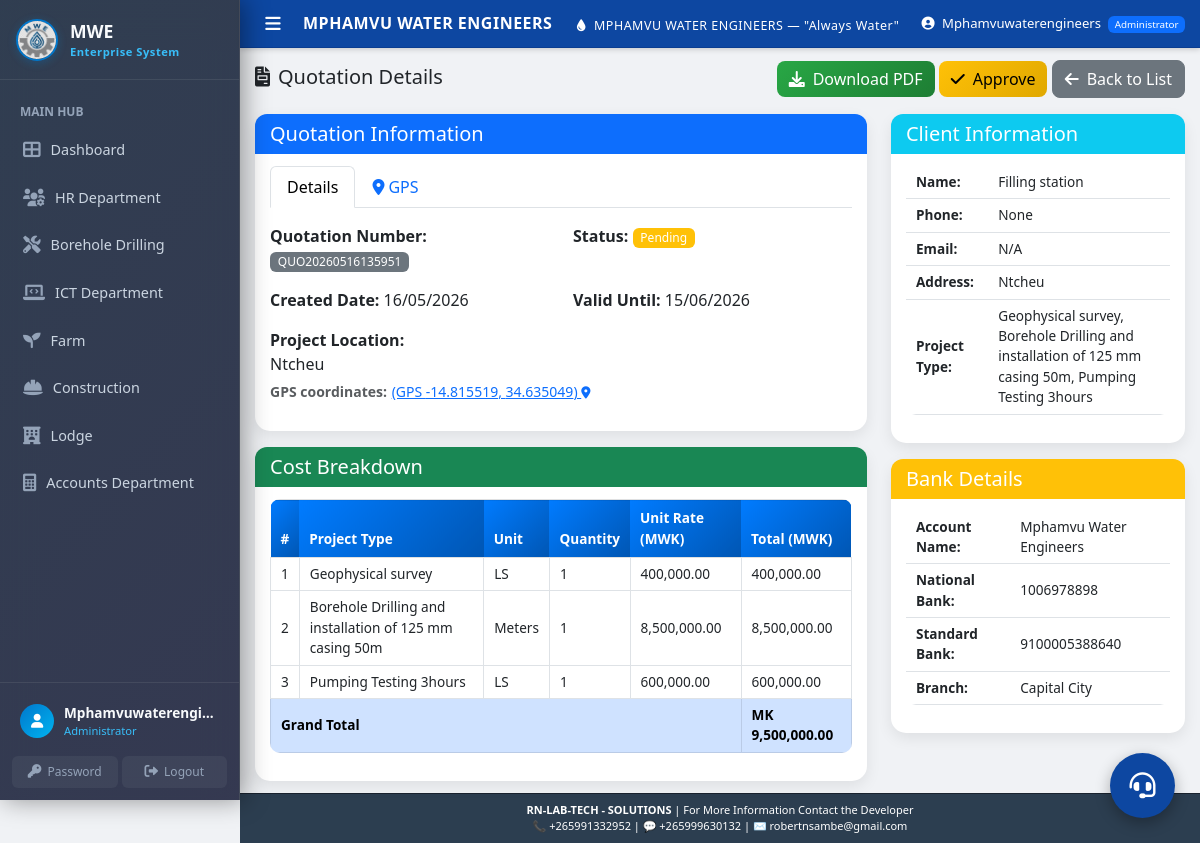
The page /quotations/view/22 (signed in) on the database as committed earlier.
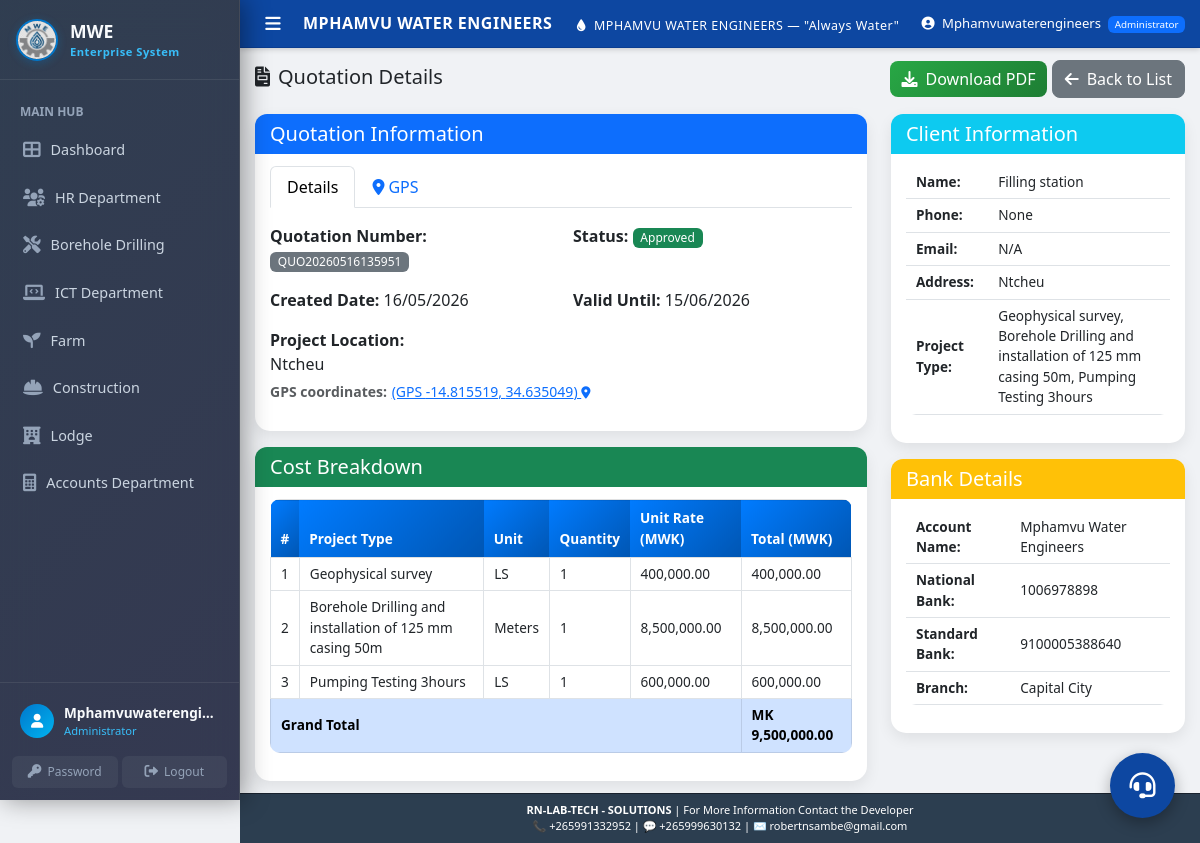
The same page on the database as committed later.
### models.py (models this page shows)
class Quotation(db.Model):
    __tablename__ = 'quotations'
    quotation_id = db.Column(db.Integer, primary_key=True)
    client_id = db.Column(db.Integer, db.ForeignKey('clients.client_id'), nullable=False)
    project_location = db.Column(db.String(200), nullable=False)
    project_latitude = db.Column(db.Float, nullable=True)
    project_longitude = db.Column(db.Float, nullable=True)
    borehole_depth = db.Column(db.Float)
    equipment_cost = db.Column(db.Float, default=0)
    labour_cost = db.Column(db.Float, default=0)
    transport_cost = db.Column(db.Float, default=0)
    total_amount = db.Column(db.Float, nullable=False)
    validity_days = db.Column(db.Integer, default=30)
    description = db.Column(db.Text, default='We have pleasure in quoting our prices for borehole development as follows;')
    status = db.Column(db.String(20), default='Pending')
    delivery_confirmed = db.Column(db.Boolean, default=False)
    delivery_approved_by = db.Column(db.String(100))
    delivery_approved_date = db.Column(db.DateTime)
    invoice_generated = db.Column(db.Boolean, default=False)
    delivery_note_generated = db.Column(db.Boolean, default=False)
    created_at = db.Column(db.DateTime, default=datetime.utcnow)
    updated_at = db.Column(db.DateTime, default=datetime.utcnow, onupdate=datetime.utcnow)
    reference_number = db.Column(db.String(50), unique=True, default=lambda: get_reference_number('QUO'))
    department = db.Column(db.String(100), default='Borehole Drilling', nullable=False)
    client = db.relationship('Client', backref='quotations')
    quotation_items = db.relationship('QuotationItem', backref='quotation', cascade='all, delete-orphan')

### quotations/quotation_routes.py (the view)
@quotations_bp.route('/view/<int:quotation_id>')
@login_required
def view_quotation(quotation_id):
    quotation = Quotation.query.get_or_404(quotation_id)
    return render_template('quotations/view.html', quotation=quotation, timedelta=timedelta)

### app.py (called while the page is built)
@app.context_processor
def inject_now():
    return {
        'datetime': datetime,
    }

### quotations/quotation_routes.py (called while the page is built)
def login_required(f):
    @wraps(f)
    def decorated_function(*args, **kwargs):
        if 'user_id' not in session:
            return redirect(url_for('login'))
        return f(*args, **kwargs)
    return decorated_function

### templates/quotations/view.html (shortened to what the changed rows need)
{% extends "base.html" %}
{% block content %}
<div class="row mb-4">
    <div class="col-12">
        <div class="d-flex justify-content-between align-items-center">
            <h2><i class="fas fa-file-invoice me-2"></i>Quotation Details</h2>
            <div>
                <a href="{{ url_for('quotations.download_quotation_pdf', quotation_id=quotation.quotation_id) }}" class="btn btn-success">
                    <i class="fas fa-download me-2"></i>Download PDF
                </a>
                {% if quotation.status == 'Pending' %}
                <button class="btn btn-warning" onclick="approveQuotation('{{ quotation.quotation_id }}')">
                    <i class="fas fa-check me-2"></i>Approve
                </button>
                {% endif %}
                <a href="{{ url_for('quotations.list_quotations') }}" class="btn btn-secondary">
                    <i class="fas fa-arrow-left me-2"></i>Back to List
                </a>
            </div>
        </div>
    </div>
</div>
<div class="row">
    <div class="col-md-8">
        <div class="card mb-3">
            <div class="card-body">
                <div class="tab-content" id="quotationViewTabContent">
                <div class="tab-pane fade show active" id="quotation-details-pane" role="tabpanel" aria-labelledby="quotation-details-tab">
                <div class="row mb-3">
                    <div class="col-md-6">
                        <strong>Quotation Number:</strong>
                        <span class="badge bg-secondary">{{ quotation.reference_number }}</span>
                    </div>
                    <div class="col-md-6">
                        <strong>Status:</strong>
                        <span class="badge bg-{{
                            'success' if quotation.status == 'Approved'
                            else 'warning' if quotation.status == 'Pending'
                            else 'secondary'
                        }}">
                            {{ quotation.status }}
                        </span>
                    </div>
                </div>
                <div class="row mb-3">
                    <div class="col-md-6">
                        <strong>Created Date:</strong> {{ quotation.created_at.strftime('%d/%m/%Y') }}
                    </div>
                    <div class="col-md-6">
                        <strong>Valid Until:</strong> {{ (quotation.created_at.replace(tzinfo=None) + timedelta(days=quotation.validity_days or 30)).strftime('%d/%m/%Y') }}
                    </div>
                </div>
                <div class="mb-3">
                    <strong>Project Location:</strong><br>
                    {{ quotation.project_location or '—' }}
                    {% set read_only = true %}
                    {% set entity = quotation %}
                    {% include 'quotations/_project_coords_hint.html' %}
                </div>
                </div>
                    {% set gps_initial_lat = quotation.project_latitude %}
                    {% set gps_initial_lng = quotation.project_longitude %}
                    {% include 'quotations/_gps_map_view.html' %}
                </div>
            </div>
        </div>
        <div class="card">
            <div class="card-body">
                <div class="table-responsive">
                    <table class="table table-bordered">
                        <thead class="table-light">
                            <tr>
                                <th>#</th>
                                <th>Project Type</th>
                                <th>Unit</th>
                                <th>Quantity</th>
                                <th>Unit Rate (MWK)</th>
                                <th>Total (MWK)</th>
                            </tr>
                        </thead>
                        <tbody>
                            <tr class="table-primary">
                                <td><strong>MK {{ "{:,.2f}".format(quotation.total_amount) }}</strong></td>
                            </tr>
                        </tbody>
                    </table>
                </div>
            </div>
        </div>
    </div>
</div>
{% endblock %}

### templates/quotations/_project_coords_hint.html (shortened to what this page needs)
{% if read_only is defined and read_only and entity is defined %}
    {% if entity.project_latitude is not none and entity.project_longitude is not none %}
    <p class="small text-muted mb-0 mt-1"><strong>GPS coordinates:</strong>
        <button type="button" class="btn btn-link btn-sm p-0 align-baseline quotation-gps-coords-link text-primary"
                data-lat="{{ entity.project_latitude }}" data-lng="{{ entity.project_longitude }}"
                title="Show this location on the map">
            (GPS {{ "%.6f"|format(entity.project_latitude) }}, {{ "%.6f"|format(entity.project_longitude) }})
            <i class="fas fa-map-marker-alt small" aria-hidden="true"></i>
        </button>
    </p>
    {% endif %}
{% endif %}

Rows that differ between the two databases and show on the page:
changed Quotation "Ntcheu": status "Pending" → "Approved"
Other text that changed with them:
text no longer shown: "Approve"
